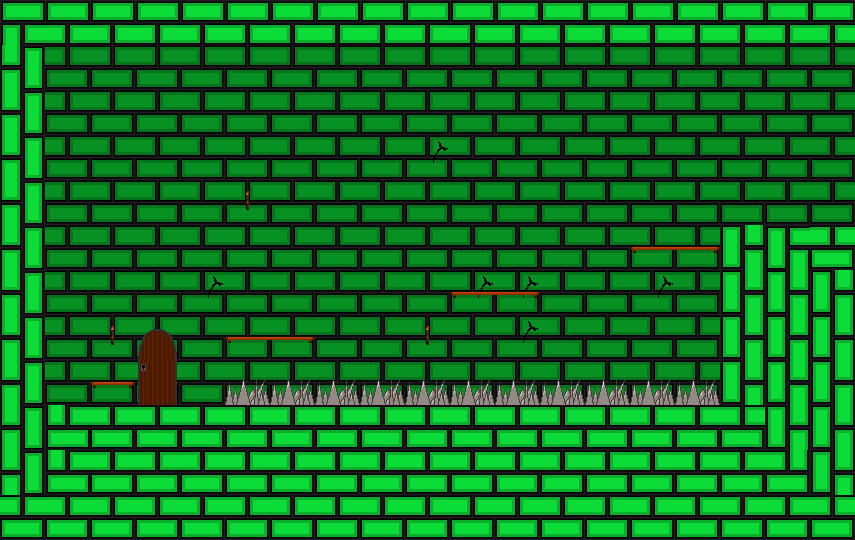

The image is a tile-based game level rendered from a .tmx file. Its description and complete source (layers, tilesets, objects, tile grids) follow:
An orthogonal 19x12 tile map with 45x45 px tiles, 2 tile layers (briques, obstacles), 3 tilesets.

<map version="1.5" tiledversion="1.7.2" orientation="orthogonal" renderorder="right-down" width="19" height="12" tilewidth="45" tileheight="45" infinite="0" nextlayerid="3" nextobjectid="1">
 <tileset firstgid="1" name="sol" tilewidth="45" tileheight="45" tilecount="42" columns="6">
  <image source="briques sol.png" width="270" height="315" />
 </tileset>
 <tileset firstgid="43" name="mur" tilewidth="45" tileheight="45" tilecount="16" columns="4">
  <image source="briques_fond.png" width="180" height="180" />
 </tileset>
 <tileset firstgid="59" name="objets" tilewidth="45" tileheight="45" tilecount="16" columns="4">
  <image source="decor.png" width="180" height="180" />
 </tileset>
 <layer id="1" name="briques" width="19" height="12">
  <data encoding="csv">
31,27,27,27,27,27,27,27,27,27,27,27,27,27,27,27,27,27,27,
26,52,52,52,52,52,52,52,52,52,52,52,52,52,52,52,52,52,52,
26,52,52,52,52,52,52,52,52,52,52,52,52,52,52,52,52,52,52,
26,52,52,52,52,52,52,52,52,53,52,52,52,52,52,52,52,52,52,
26,52,52,52,52,54,52,52,52,52,52,52,52,52,52,52,52,52,52,
26,52,52,52,52,52,52,52,52,52,52,52,52,52,52,52,28,2147483678,25,
26,52,52,52,53,52,52,52,52,52,53,53,52,52,53,52,28,28,28,
26,52,54,52,52,52,52,52,52,54,52,53,52,52,52,52,28,28,28,
26,52,52,52,52,52,52,52,52,52,52,52,52,52,52,52,28,28,28,
26,2147483677,25,25,25,25,25,25,25,25,25,25,25,25,25,25,25,28,28,
26,2147483677,25,25,25,25,25,25,25,25,25,25,25,25,25,25,25,29,28,
25,25,25,25,25,25,25,25,25,25,25,25,25,25,25,25,25,25,25
</data>
 </layer>
 <layer id="2" name="obstacles" width="19" height="12">
  <data encoding="csv">
0,0,0,0,0,0,0,0,0,0,0,0,0,0,0,0,0,0,0,
0,0,0,0,0,0,0,0,0,0,0,0,0,0,0,0,0,0,0,
0,0,0,0,0,0,0,0,0,0,0,0,0,0,0,0,0,0,0,
0,0,0,0,0,0,0,0,0,0,0,0,0,0,0,0,0,0,0,
0,0,0,0,0,0,0,0,0,0,0,0,0,0,0,0,0,0,0,
0,0,0,0,0,0,0,0,0,0,0,0,0,0,60,61,0,0,0,
0,0,0,0,0,0,0,0,0,0,60,61,0,0,0,0,0,0,0,
0,0,0,67,0,60,61,0,0,0,0,0,0,0,0,0,0,0,0,
0,0,59,68,0,72,72,72,72,72,72,72,72,72,72,72,0,0,0,
0,0,0,0,0,0,0,0,0,0,0,0,0,0,0,0,0,0,0,
0,0,0,0,0,0,0,0,0,0,0,0,0,0,0,0,0,0,0,
0,0,0,0,0,0,0,0,0,0,0,0,0,0,0,0,0,0,0
</data>
 </layer>
</map>
